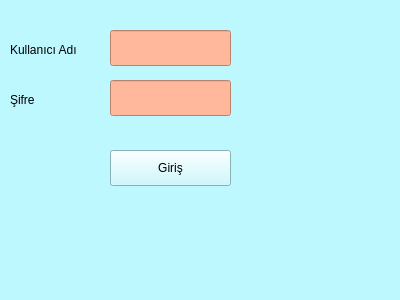
<?xml version="1.0" encoding="UTF-8"?>
<ui version="4.0">
 <class>Form</class>
 <widget class="QWidget" name="Form">
  <property name="geometry">
   <rect>
    <x>0</x>
    <y>0</y>
    <width>400</width>
    <height>300</height>
   </rect>
  </property>
  <property name="windowTitle">
   <string>Form</string>
  </property>
  <property name="styleSheet">
   <string notr="true">background-color: rgb(190, 248, 255);</string>
  </property>
  <widget class="QLabel" name="lnKullanici">
   <property name="geometry">
    <rect>
     <x>10</x>
     <y>40</y>
     <width>81</width>
     <height>19</height>
    </rect>
   </property>
   <property name="text">
    <string>Kullanıcı Adı</string>
   </property>
  </widget>
  <widget class="QLineEdit" name="lineEdit">
   <property name="geometry">
    <rect>
     <x>110</x>
     <y>30</y>
     <width>121</width>
     <height>36</height>
    </rect>
   </property>
   <property name="styleSheet">
    <string notr="true">background-color: rgb(255, 184, 156);</string>
   </property>
  </widget>
  <widget class="QLineEdit" name="lineEdit_2">
   <property name="geometry">
    <rect>
     <x>110</x>
     <y>80</y>
     <width>121</width>
     <height>36</height>
    </rect>
   </property>
   <property name="styleSheet">
    <string notr="true">background-color: rgb(255, 184, 156);</string>
   </property>
   <property name="echoMode">
    <enum>QLineEdit::Password</enum>
   </property>
  </widget>
  <widget class="QLabel" name="lnSifre">
   <property name="geometry">
    <rect>
     <x>10</x>
     <y>90</y>
     <width>81</width>
     <height>19</height>
    </rect>
   </property>
   <property name="text">
    <string>Şifre</string>
   </property>
  </widget>
  <widget class="QPushButton" name="pbGiris">
   <property name="geometry">
    <rect>
     <x>110</x>
     <y>150</y>
     <width>121</width>
     <height>36</height>
    </rect>
   </property>
   <property name="text">
    <string>Giriş</string>
   </property>
  </widget>
 </widget>
 <resources/>
 <connections/>
</ui>
